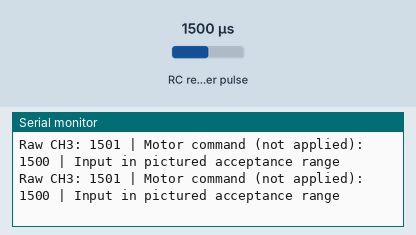
A sketch run on a simulated Arduino Uno, built with avr-gcc and run on an emulated ATmega328P. Parts: the last lines printed to the serial monitor. Wiring (inferred from the names in the program): RC receiver channel: data pin 2. The test bench sets the inputs (shaded band); at power-on: RC receiver pulse 1500 µs.

Above: at 1.2 s.
1.3 s: RC receiver pulse (sensor on pin 2) set to 1020 µs
At 1.41 s:
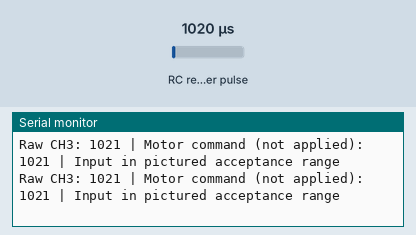
2.8 s: RC receiver pulse (sensor on pin 2) set to 1250 µs
At 2.81 s:
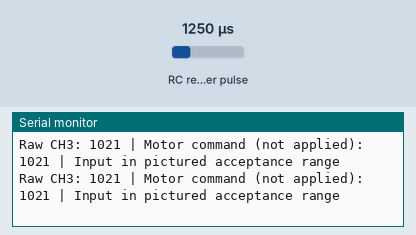
Timing chart, 0 to 5.8 s (numbered marks = the images above; inputs shaded):
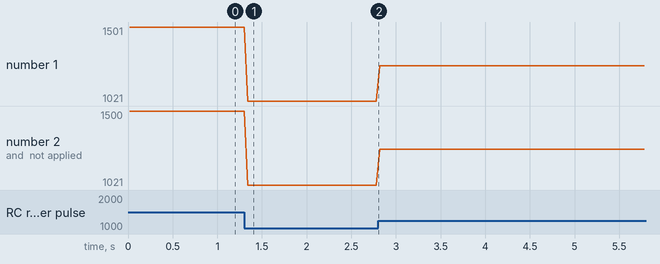

The sketch:

throttle_diagnostic.ino
```cpp
// Fundamentals of Robot Design
// Anas Ibrahim Al-Mutairi | Abdulaziz Zayed Al-Mutairi
// Receiver throttle diagnostic.
// This sketch ONLY prints commands. It never attaches or drives ESC outputs.
#include <Arduino.h>
#include "throttle_logic.h"

// Configurable receiver input; confirm the physical wiring.
// Confirm the receiver pinout and signal voltage before connecting it.
const byte THROTTLE_PIN = 2;
const unsigned long PULSE_TIMEOUT_US = 30000UL;

void setup() {
  pinMode(THROTTLE_PIN, INPUT);
  Serial.begin(115200);
  Serial.println(F("Throttle diagnostic; ESC outputs disabled."));
}

void loop() {
  const unsigned long rawThrottle = pulseIn(THROTTLE_PIN, HIGH, PULSE_TIMEOUT_US);
  const uint16_t motorCommandUs = throttleCommand(rawThrottle);
  Serial.print(F("Raw CH3: "));
  Serial.print(rawThrottle);
  Serial.print(F(" | Motor command (not applied): "));
  Serial.print(motorCommandUs);
  Serial.println(rawThrottle >= 900UL && rawThrottle <= 2100UL
                 ? F(" | Input in pictured acceptance range")
                 : F(" | Timeout or invalid input; minimum command"));
  delay(20);
}
```

throttle_logic.h
```cpp
#pragma once
#include <stdint.h>

// Throttle acceptance and limiting. Values are pulse widths in us.
inline uint16_t throttleCommand(unsigned long pulseUs) {
  if (pulseUs < 900UL || pulseUs > 2100UL) return 1000;
  if (pulseUs < 1000UL) return 1000;
  if (pulseUs > 1500UL) return 1500;
  return static_cast<uint16_t>(pulseUs);
}
```

Measured:
- after the input at 1.3 s, the serial monitor: prints a new line at once (image 1)
- plotted number 1: 1501 → 1021 after the input at 1.3 s, 1021 → 1251 after the input at 2.8 s
- plotted number 2: 1500 → 1021 after the input at 1.3 s, 1021 → 1251 after the input at 2.8 s
